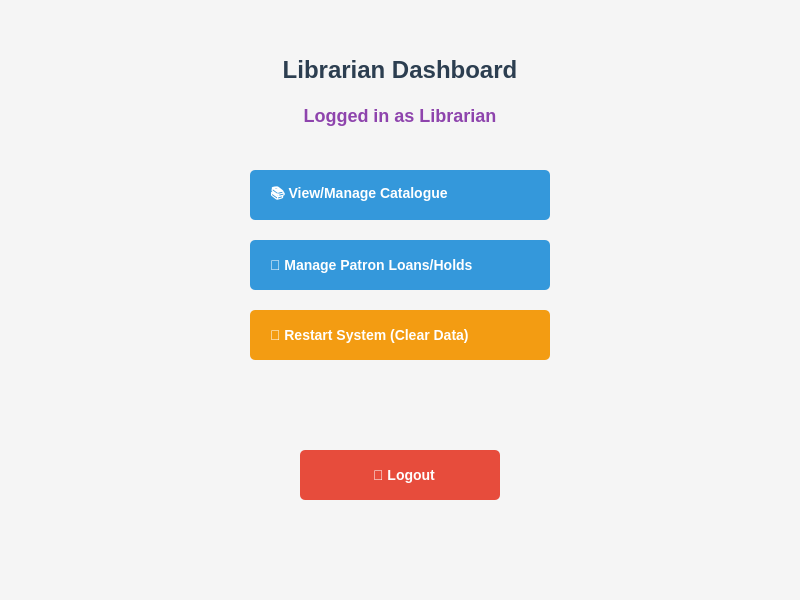
<?xml version="1.0" encoding="UTF-8"?>
<ui version="4.0">
 <class>LibrarianLogin</class>
 <widget class="QWidget" name="LibrarianLogin">
  <property name="geometry">
   <rect>
    <x>0</x>
    <y>0</y>
    <width>800</width>
    <height>600</height>
   </rect>
  </property>
  <property name="windowTitle">
   <string>Form</string>
  </property>
  <property name="styleSheet">
   <string notr="true">QWidget {
    background-color: #f5f5f5;
}

QLabel#titleLabel {
    font-size: 24px;
    font-weight: bold;
    color: #2c3e50;
}

QLabel#label {
    font-size: 18px;
    font-weight: bold;
    color: #8e44ad;
}

QPushButton {
    background-color: #3498db;
    color: white;
    border: none;
    border-radius: 5px;
    padding: 12px;
    font-size: 14px;
    font-weight: bold;
    text-align: left;
    padding-left: 20px;
}

QPushButton:hover {
    background-color: #2980b9;
}

QPushButton:pressed {
    background-color: #21618c;
}

QPushButton#logoutButton {
    background-color: #e74c3c;
    text-align: center;
}

QPushButton#logoutButton:hover {
    background-color: #c0392b;
}

QPushButton#logoutButton:pressed {
    background-color: #a93226;
}

QPushButton#restartSystemButton {
    background-color: #f39c12;
}

QPushButton#restartSystemButton:hover {
    background-color: #e67e22;
}</string>
  </property>
  <widget class="QLabel" name="titleLabel">
   <property name="geometry">
    <rect>
     <x>250</x>
     <y>50</y>
     <width>300</width>
     <height>40</height>
    </rect>
   </property>
   <property name="text">
    <string>Librarian Dashboard</string>
   </property>
   <property name="alignment">
    <set>Qt::AlignCenter</set>
   </property>
  </widget>
  <widget class="QLabel" name="label">
   <property name="geometry">
    <rect>
     <x>250</x>
     <y>100</y>
     <width>300</width>
     <height>30</height>
    </rect>
   </property>
   <property name="text">
    <string>Logged in as Librarian</string>
   </property>
   <property name="alignment">
    <set>Qt::AlignCenter</set>
   </property>
  </widget>
  <widget class="QPushButton" name="viewCatalogueButton">
   <property name="geometry">
    <rect>
     <x>250</x>
     <y>170</y>
     <width>300</width>
     <height>50</height>
    </rect>
   </property>
   <property name="text">
    <string>📚 View/Manage Catalogue</string>
   </property>
  </widget>
  <widget class="QPushButton" name="managePatronsButton">
   <property name="geometry">
    <rect>
     <x>250</x>
     <y>240</y>
     <width>300</width>
     <height>50</height>
    </rect>
   </property>
   <property name="text">
    <string>👤 Manage Patron Loans/Holds</string>
   </property>
  </widget>
  <widget class="QPushButton" name="restartSystemButton">
   <property name="geometry">
    <rect>
     <x>250</x>
     <y>310</y>
     <width>300</width>
     <height>50</height>
    </rect>
   </property>
   <property name="text">
    <string>🔄 Restart System (Clear Data)</string>
   </property>
  </widget>
  <widget class="QPushButton" name="logoutButton">
   <property name="geometry">
    <rect>
     <x>300</x>
     <y>450</y>
     <width>200</width>
     <height>50</height>
    </rect>
   </property>
   <property name="text">
    <string>🚪 Logout</string>
   </property>
  </widget>
 </widget>
 <resources/>
 <connections/>
</ui>
